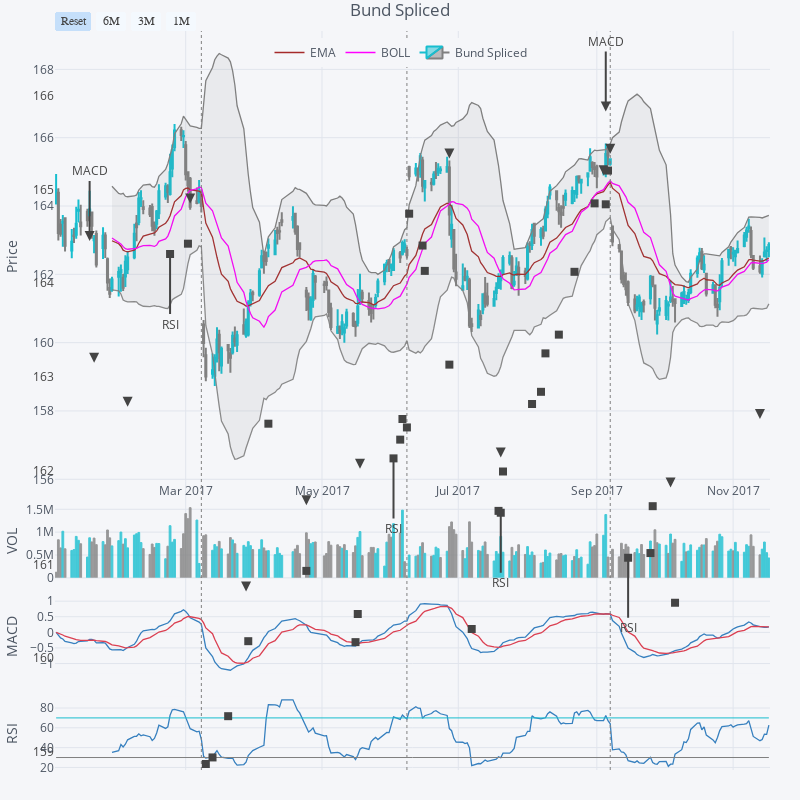
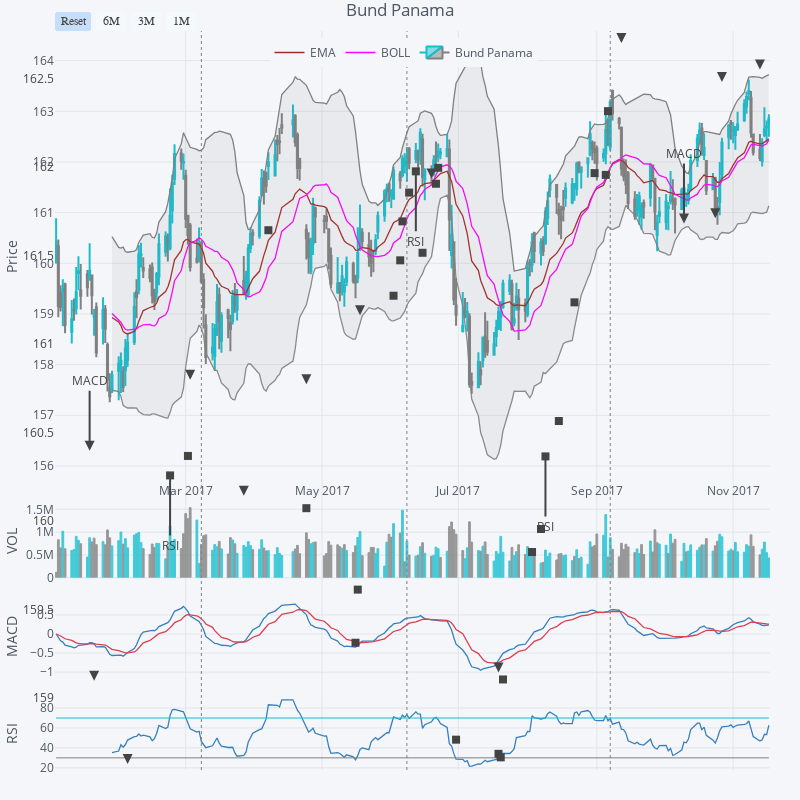
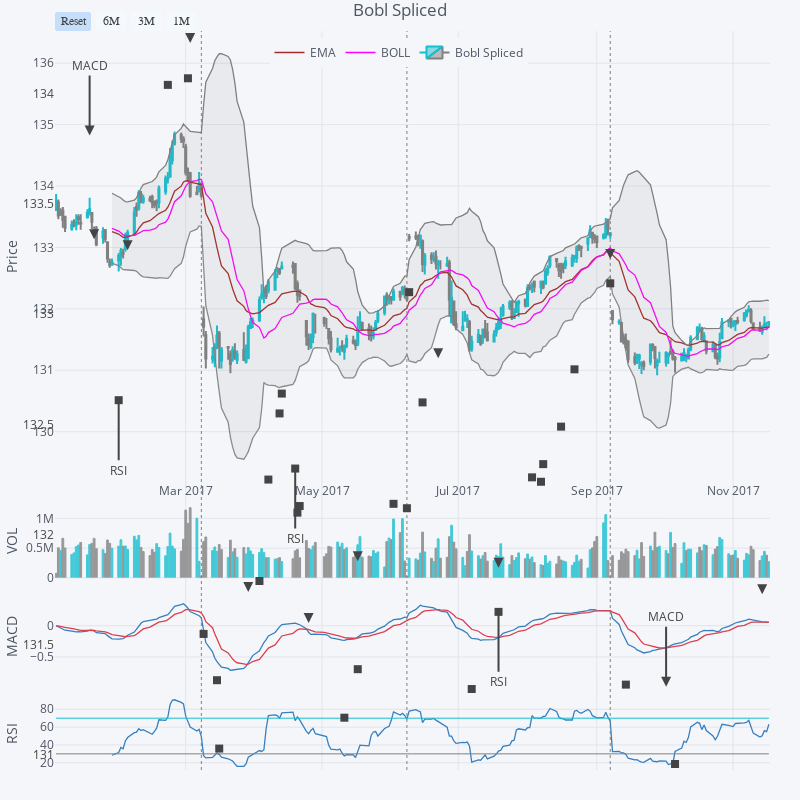
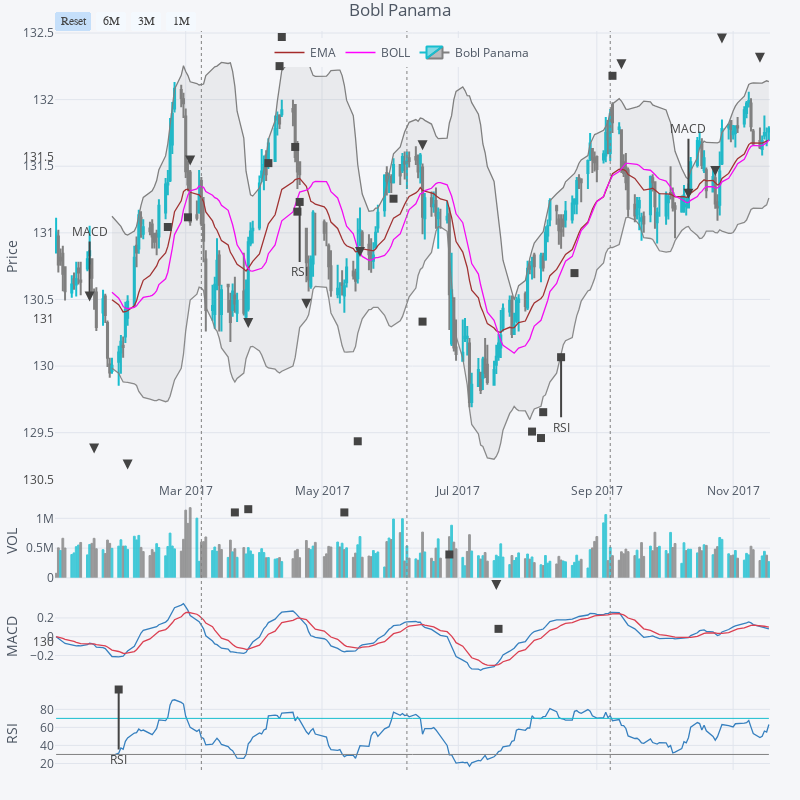

Notebook cell for these charts, in order:
### Code cell
for qf in plt_list:
    iplot(qf, show_link = False)
